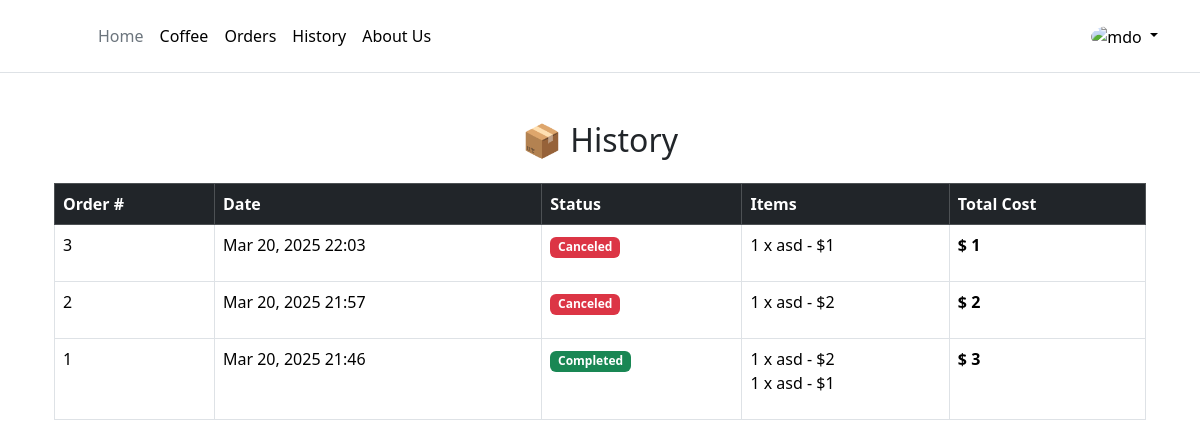
The page /history (signed in) on the database as committed earlier.
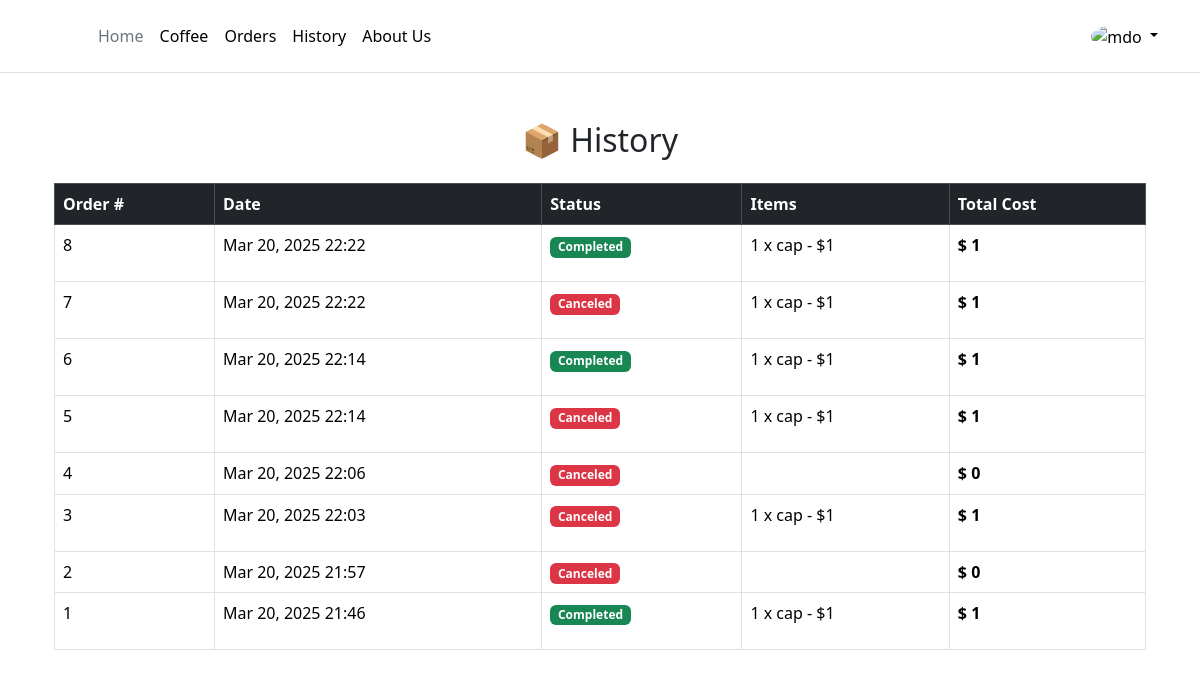
The same page on the database as committed later.
### coffee/models.py (models this page shows, shortened)
class Order(models.Model):
    user = models.ForeignKey(User, on_delete=models.CASCADE)
    status = models.CharField(
        max_length=20,
        choices=[("pending", "Pending"), ("completed", "Completed"), ("canceled", "Canceled")],
        default="pending"
    )
    created_at = models.DateTimeField(auto_now_add=True)  # Timestamp for order creation
    def total_price(self):
        return sum(item.subtotal() for item in self.items.all())

class OrderItem(models.Model):
    order = models.ForeignKey(Order, related_name="items", on_delete=models.CASCADE)
    coffee = models.ForeignKey(Coffee, on_delete=models.CASCADE)
    quantity = models.PositiveIntegerField(default=1)
    def subtotal(self):
        return self.quantity * self.coffee.cost

class Coffee(models.Model):
    image = models.ImageField(upload_to="static/coffee_images/")
    name = models.CharField(max_length=100)
    description = models.TextField()
    cost = models.IntegerField()

### coffee/views.py (the view)
# urls.py: path('history', views.history, name='history'),
@login_required
def history(request):
    if request.user.username == 'admin':
        orders = Order.objects.all().exclude(status="pending").order_by("-created_at")
    else:
        orders = Order.objects.filter(user=request.user).exclude(status="pending").order_by("-created_at")
    return render(request, 'history.html',  {"orders": orders})

### templates/history.html (shortened to what this page needs)
{% extends '_partials/base.html' %}
{% load static %}
{% block body %}
<div class="container">
    <div class="container mt-5">
        <h2 class="text-center">📦 History</h2>
        {% if orders %}
        <div class="table-responsive">
            <table class="table table-bordered table-hover mt-3">
                <thead class="table-dark">
                    <tr>
                        <th>Order #</th>
                        <th>Date</th>
                        <th>Status</th>
                        <th>Items</th>
                        <th>Total Cost</th>
                    </tr>
                </thead>
                <tbody>
                    {% for order in orders %}
                    <tr>
                        <td>{{ order.id }}</td>
                        <td>{{ order.created_at|date:"M d, Y H:i" }}</td>
                        <td>
                            {% if order.status == "pending" %}
                            <span class="badge bg-warning">Pending</span>
                            {% elif order.status == "completed" %}
                            <span class="badge bg-success">Completed</span>
                            {% else %}
                            <span class="badge bg-danger">Canceled</span>
                            {% endif %}
                        </td>
                        <td>
                            <ul class="list-unstyled">
                                {% for item in order.items.all %}
                                <li>{{ item.quantity }} x {{ item.coffee.name }} - ${{ item.subtotal }}</li>
                                {% endfor %}
                            </ul>
                        </td>
                        <td><strong>$ {{ order.total_price }}</strong></td>
                    </tr>
                    {% endfor %}
                </tbody>
            </table>
        </div>
        {% else %}
        <p class="text-center mt-3 text-muted">You have no orders yet.</p>
        {% endif %}
    </div>
</div>
{% endblock %}

Rows that differ between the two databases and show on the page:
removed OrderItem: quantity "1", coffee.name "asd", subtotal "2", shown under Order "Mar 20, 2025 21:57"
removed OrderItem: quantity "1", coffee.name "asd", subtotal "2", shown under Order "Mar 20, 2025 21:46"
added Order: id "8", created_at "Mar 20, 2025 22:22", status "Completed", total_price "1"
added OrderItem: quantity "1", coffee.name "cap", subtotal "1", shown under "8"
added Order: id "7", created_at "Mar 20, 2025 22:22", status "Canceled", total_price "1"
added OrderItem: quantity "1", coffee.name "cap", subtotal "1", shown under "7"
added Order: id "6", created_at "Mar 20, 2025 22:14", status "Completed", total_price "1"
added OrderItem: quantity "1", coffee.name "cap", subtotal "1", shown under "6"
added Order: id "5", created_at "Mar 20, 2025 22:14", status "Canceled", total_price "1"
added OrderItem: quantity "1", coffee.name "cap", subtotal "1", shown under "5"
added Order: id "4", created_at "Mar 20, 2025 22:06", status "Canceled", total_price "0"
changed through a linked row, OrderItem (number 5 of 6 on the later page): coffee.name "asd" → "cap"
computed for Order "Mar 20, 2025 21:57": total_price "2" → "0"
computed for Order "Mar 20, 2025 21:46": total_price "3" → "1"
changed through a linked row, OrderItem (number 6 of 6 on the later page): coffee.name "asd" → "cap"
